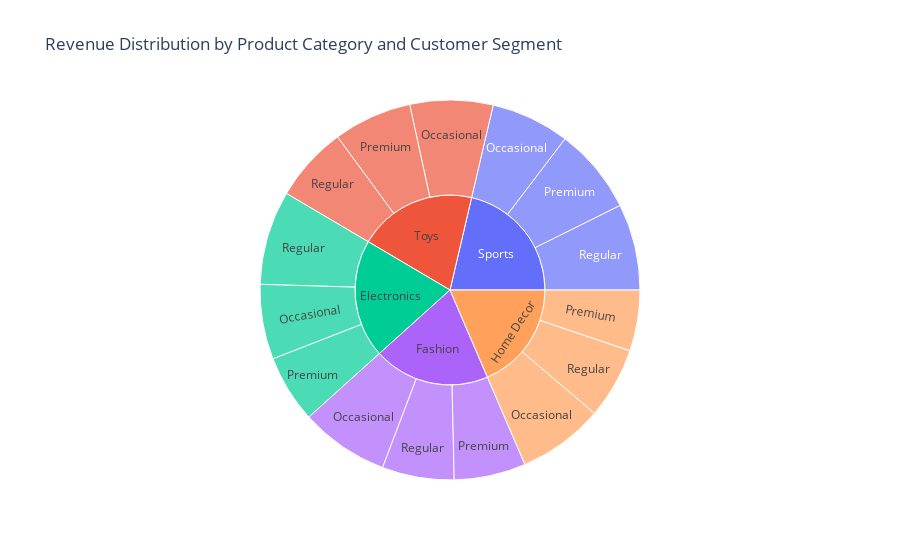

This figure's notebook cell:
### Code cell
fig = px.sunburst(data,path=['Product_Category', 'Customer_Segment'],
                  values='Revenue',title='Revenue Distribution by Product Category and Customer Segment')
fig.show()

### Figure 1 — Plotly figure (JSON) as saved in the notebook; plotly's stock layout.template omitted (floating-point values rounded to 4 significant figures)
{"data": [{"branchvalues": "total", "domain": {"x": [0, 1], "y": [0, 1]}, "hovertemplate": "labels=%{label}<br>Revenue=%{value}<br>parent=%{parent}<br>id=%{id}<extra></extra>", "ids": ["Electronics/Occasional", "Fashion/Occasional", "Home Decor/Occasional", "Sports/Occasional", "Toys/Occasional", "Electronics/Premium", "Fashion/Premium", "Home Decor/Premium", "Sports/Premium", "Toys/Premium", "Electronics/Regular", "Fashion/Regular", "Home Decor/Regular", "Sports/Regular", "Toys/Regular", "Electronics", "Fashion", "Home Decor", "Sports", "Toys"], "labels": ["Occasional", "Occasional", "Occasional", "Occasional", "Occasional", "Premium", "Premium", "Premium", "Premium", "Premium", "Regular", "Regular", "Regular", "Regular", "Regular", "Electronics", "Fashion", "Home Decor", "Sports", "Toys"], "name": "", "parents": ["Electronics", "Fashion", "Home Decor", "Sports", "Toys", "Electronics", "Fashion", "Home Decor", "Sports", "Toys", "Electronics", "Fashion", "Home Decor", "Sports", "Toys", "", "", "", "", ""], "type": "sunburst", "values": [956600.0, 1134000.0, 1094000.0, 1004000.0, 1059026, 864100.0, 915500.0, 777300.0, 1095000.0, 1002000.0, 1201000.0, 918900.0, 909700.0, 1102000.0, 964300.0, 3022000.0, 2968000.0, 2781000.0, 3201000.0, 3025000.0]}], "layout": {"legend": {"tracegroupgap": 0}, "title": {"text": "Revenue Distribution by Product Category and Customer Segment"}}}
